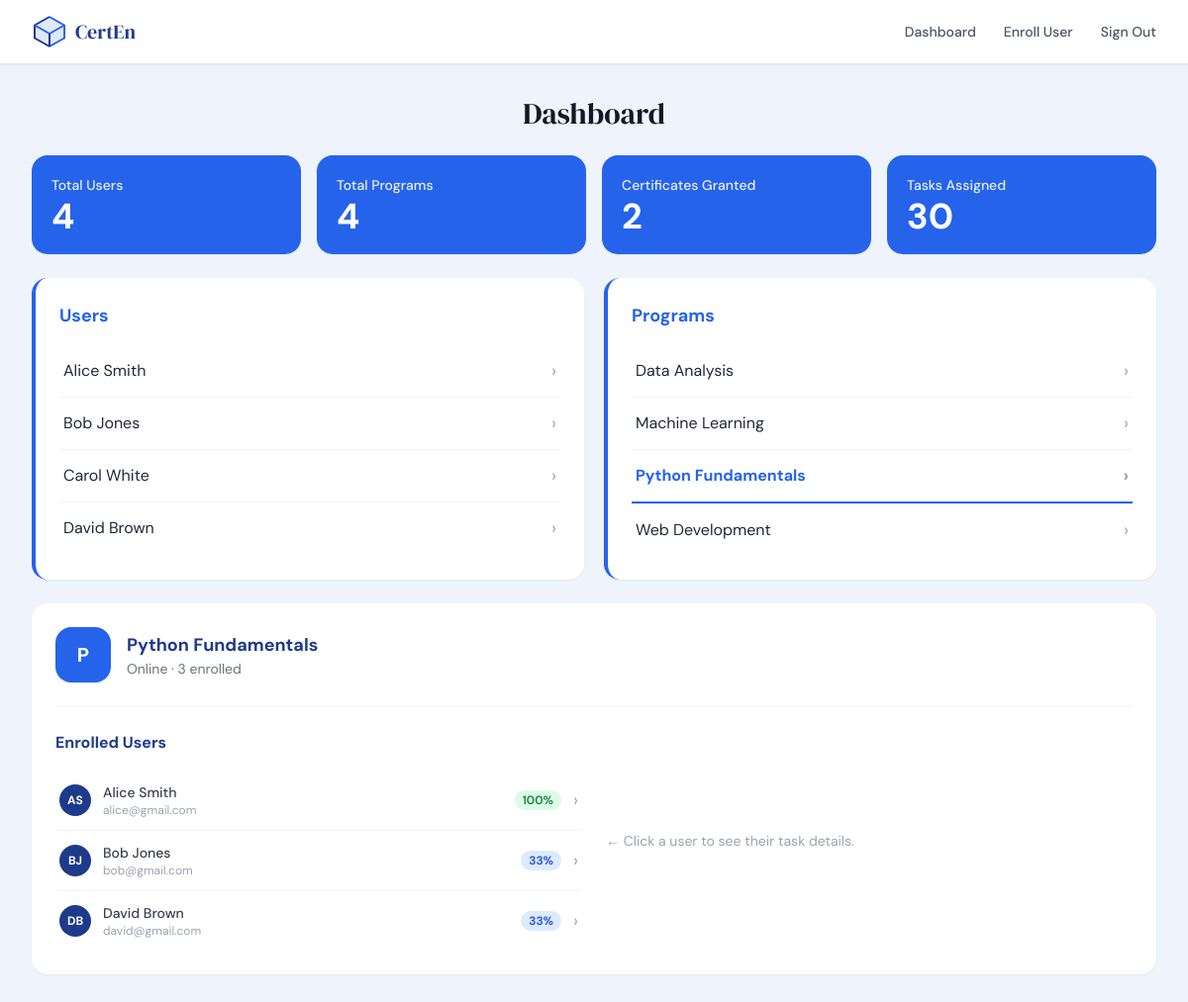
The app's page /admin?program_id=1&view=program with its own data.
### models.py (models this page shows, shortened)
class User(db.Model):
    __tablename__ = "users"
    id         = db.Column(db.Integer, primary_key=True)
    first_name = db.Column(db.String(80),  nullable=False)
    last_name  = db.Column(db.String(80),  nullable=False)
    email      = db.Column(db.String(120), unique=True, nullable=False)
    dob        = db.Column(db.String(20))          # stored as "DD/MM/YYYY"
    is_admin   = db.Column(db.Boolean, default=False)
    created_at = db.Column(db.DateTime, default=lambda: datetime.now(timezone.utc))
    enrollments      = db.relationship("Enrollment",      back_populates="user", cascade="all, delete-orphan")
    task_completions = db.relationship("TaskCompletion",  back_populates="user", cascade="all, delete-orphan")
    certificates     = db.relationship("Certificate",     back_populates="user", cascade="all, delete-orphan")
    @property
    def full_name(self):
        return f"{self.first_name} {self.last_name}"
    @property
    def initials(self):
        return f"{self.first_name[0]}{self.last_name[0]}".upper()

class Program(db.Model):
    __tablename__ = "programs"
    id          = db.Column(db.Integer, primary_key=True)
    name        = db.Column(db.String(120), nullable=False)
    description = db.Column(db.Text)
    mode        = db.Column(db.String(20))   # Online / Offline / Hybrid
    created_at  = db.Column(db.DateTime, default=lambda: datetime.now(timezone.utc))
    enrollments  = db.relationship("Enrollment",  back_populates="program", cascade="all, delete-orphan")
    tasks        = db.relationship("Task",         back_populates="program", cascade="all, delete-orphan",
                                   order_by="Task.serial")
    certificates = db.relationship("Certificate", back_populates="program", cascade="all, delete-orphan")

### app.py (the view, shortened to what this page needs)
@app.route("/admin")
def admin_dashboard():
    selected_user_id    = request.args.get("user_id",    type=int)
    selected_program_id = request.args.get("program_id", type=int)
    view_mode           = request.args.get("view", "user")   # "user" | "program"
    users    = User.query.filter_by(is_admin=False).order_by(User.first_name).all()
    programs = Program.query.order_by(Program.name).all()
    selected_user    = User.query.get(selected_user_id)    if selected_user_id    else None
    selected_program = Program.query.get(selected_program_id) if selected_program_id else None
    stats = {
        "total_users":           User.query.filter_by(is_admin=False).count(),
        "total_programs":        Program.query.count(),
        "certificates_granted":  Certificate.query.filter_by(status="granted").count(),
        "tasks_assigned":        TaskCompletion.query.count(),
    }
    user_enrolled_programs = []
    user_task_rows         = []
    user_program_cert      = None
    program_enrolled_users = []
    program_task_rows      = []
    program_detail_user    = None
    program_detail_cert    = None   # cert for prog_detail_user in this program
    prog_detail_user_id    = request.args.get("prog_user_id", type=int)
    if selected_program and view_mode == "program":
        for enr in selected_program.enrollments:
            program_enrolled_users.append({
                "id":       enr.user.id,
                "name":     enr.user.full_name,
                "initials": enr.user.initials,
                "email":    enr.user.email,
                "progress": enr.progress,
            })
    return render_template(
        "admin_dashboard.html",
        stats=stats,
        users=users,
        programs=programs,
        selected_user=selected_user,
        selected_program=selected_program,
        view_mode=view_mode,
        user_enrolled_programs=user_enrolled_programs,
        user_task_rows=user_task_rows,
        user_program_cert=user_program_cert,
        program_enrolled_users=program_enrolled_users,
        program_task_rows=program_task_rows,
        program_detail_user=program_detail_user,
        program_detail_cert=program_detail_cert,
        prog_detail_user_id=prog_detail_user_id,
    )

### models.py (called while the page is built)
    @property
    def progress(self):
        total = len(self.program.tasks)
        if total == 0:
            return 0
        completed = TaskCompletion.query.filter_by(
            user_id=self.user_id, status="C"
        ).join(Task).filter(Task.program_id == self.program_id).count()
        return round((completed / total) * 100)

### templates/admin_dashboard.html (shortened to what this page needs)
{% extends "base.html" %}
{% block nav_links %}
  <a href="{{ url_for('admin_dashboard') }}"
     class="text-sm font-medium text-gray-600 hover:text-primary hover:underline hover:underline-offset-4 transition-colors">Dashboard</a>
  <a href="{{ url_for('register') }}"
     class="text-sm font-medium text-gray-600 hover:text-primary hover:underline hover:underline-offset-4 transition-colors">Enroll User</a>
  <a href="{{ url_for('signout') }}"
     class="text-sm font-medium text-gray-600 hover:text-primary hover:underline hover:underline-offset-4 transition-colors">Sign Out</a>
{% endblock %}
{% block content %}
<div class="max-w-7xl mx-auto px-4 sm:px-6 lg:px-8 py-8 space-y-6">
  <h2 class="font-serif text-3xl text-center text-gray-900">Dashboard</h2>
  <div class="grid grid-cols-2 lg:grid-cols-4 gap-4">
    {% for label, value in [
        ('Total Users',          stats.total_users),
        ('Total Programs',       stats.total_programs),
        ('Certificates Granted', stats.certificates_granted),
        ('Tasks Assigned',       stats.tasks_assigned),
      ] %}
    <div class="bg-primary text-white rounded-2xl p-5 shadow-sm">
      <p class="text-sm font-medium opacity-90 mb-1">{{ label }}</p>
      <p class="text-4xl font-bold leading-none">{{ value }}</p>
    </div>
    {% endfor %}
  </div>
  <div class="grid grid-cols-1 md:grid-cols-2 gap-5">
    <div class="bg-white rounded-2xl shadow-sm border-l-4 border-primary p-6">
      <h3 class="text-lg font-bold text-primary mb-4">Users</h3>
      <ul class="divide-y divide-gray-100">
        {% for user in users %}
        <li>
          <a href="{{ url_for('admin_dashboard', user_id=user.id, view='user') }}"
             class="flex justify-between items-center py-3 px-1 transition-colors
               {% if selected_user and selected_user.id == user.id and view_mode == 'user' %}
                 text-primary font-bold border-b-2 border-primary
               {% else %}
                 text-gray-800 hover:text-primary
               {% endif %}">
            {{ user.full_name }}
            <span class="text-gray-400 text-lg">›</span>
          </a>
        </li>
        {% endfor %}
      </ul>
    </div>
    <div class="bg-white rounded-2xl shadow-sm border-l-4 border-primary p-6">
      <h3 class="text-lg font-bold text-primary mb-4">Programs</h3>
      <ul class="divide-y divide-gray-100">
        {% for program in programs %}
        <li>
          <a href="{{ url_for('admin_dashboard', program_id=program.id, view='program') }}"
             class="flex justify-between items-center py-3 px-1 transition-colors
               {% if selected_program and selected_program.id == program.id and view_mode == 'program' %}
                 text-primary font-bold border-b-2 border-primary
               {% else %}
                 text-gray-800 hover:text-primary
               {% endif %}">
            {{ program.name }}
            <span class="text-gray-400 text-lg">›</span>
          </a>
        </li>
        {% endfor %}
      </ul>
    </div>
  </div>
  {% if selected_program and view_mode == 'program' %}
  <div class="bg-white rounded-2xl shadow-sm p-6 space-y-6">
    <div class="flex items-center gap-4">
      <div class="w-14 h-14 rounded-2xl bg-primary text-white flex items-center justify-center font-bold text-xl shrink-0">
        {{ selected_program.name[0] }}
      </div>
      <div>
        <h3 class="text-lg font-bold text-navy">{{ selected_program.name }}</h3>
        <p class="text-sm text-gray-500">{{ selected_program.mode }} · {{ program_enrolled_users | length }} enrolled</p>
      </div>
    </div>
    <div class="grid grid-cols-1 md:grid-cols-2 gap-6 border-t border-gray-100 pt-6">
      <div>
        <h4 class="font-bold text-navy mb-4">Enrolled Users</h4>
        {% if program_enrolled_users %}
          <ul class="divide-y divide-gray-100">
            {% for pu in program_enrolled_users %}
            <li>
              <a href="{{ url_for('admin_dashboard', program_id=selected_program.id, view='program', prog_user_id=pu.id) }}"
                 class="flex items-center gap-3 py-3 px-1 transition-colors
                   {% if prog_detail_user_id == pu.id %}text-primary font-bold{% else %}text-gray-700 hover:text-primary{% endif %}">
                <div class="w-8 h-8 rounded-full bg-navy text-white flex items-center justify-center text-xs font-bold shrink-0">
                  {{ pu.initials }}
                </div>
                <div class="flex-1 min-w-0">
                  <p class="text-sm font-medium truncate">{{ pu.name }}</p>
                  <p class="text-xs text-gray-400 truncate">{{ pu.email }}</p>
                </div>
                <span class="text-xs font-semibold px-2 py-0.5 rounded-full
                  {% if pu.progress == 100 %}bg-green-100 text-green-700
                  {% elif pu.progress > 0 %}bg-blue-100 text-blue-700
                  {% else %}bg-gray-100 text-gray-500{% endif %}">
                  {{ pu.progress }}%
                </span>
                <span class="text-gray-400 text-lg">›</span>
              </a>
            </li>
            {% endfor %}
          </ul>
        {% else %}
          <p class="text-sm text-gray-400">No users enrolled in this program yet.</p>
        {% endif %}
      </div>
      {% if program_detail_user %}
      <div>
        <h4 class="font-bold text-navy mb-1">
          {{ program_detail_user.full_name }}'s Tasks — {{ selected_program.name }}
        </h4>
        <div class="overflow-x-auto">
          <table class="w-full text-sm">
            <thead>
              <tr class="border-b border-gray-200">
                <th class="text-left py-2 px-2 font-bold text-gray-800">Serial</th>
                <th class="text-left py-2 px-2 font-bold text-gray-800">Task Name</th>
                <th class="text-left py-2 px-2 font-bold text-gray-800">Due Date</th>
                <th class="text-left py-2 px-2 font-bold text-gray-800">Status</th>
              </tr>
            </thead>
            <tbody>
              {% for row in program_task_rows %}
              <tr class="border-b border-gray-50">
                <td class="py-3 px-2 text-gray-600">{{ row.serial }}</td>
                <td class="py-3 px-2 text-gray-600">{{ row.name }}</td>
                <td class="py-3 px-2 text-gray-600">{{ row.due_date }}</td>
                <td class="py-3 px-2 status-{{ row.status | lower }}">{{ row.status }}</td>
              </tr>
              {% endfor %}
            </tbody>
          </table>
        </div>
        <div class="flex justify-end mt-4">
          {% if program_detail_cert and program_detail_cert.status == 'granted' %}
            <a href="{{ url_for('view_certificate', user_id=program_detail_user.id, program_id=selected_program.id) }}"
               target="_blank"
               class="inline-flex items-center gap-2 bg-green-500 text-white font-semibold
                      rounded-full px-6 py-2 text-sm hover:bg-green-600 transition-colors">
              <svg class="w-4 h-4" fill="none" stroke="currentColor" viewBox="0 0 24 24">
                <path stroke-linecap="round" stroke-linejoin="round" stroke-width="2"
                      d="M9 12l2 2 4-4M7 21h10a2 2 0 002-2V5a2 2 0 00-2-2H7a2 2 0 00-2 2v14a2 2 0 002 2z"/>
              </svg>
              View Certificate
            </a>
          {% else %}
            <form action="{{ url_for('grant_certificate') }}" method="POST">
              <input type="hidden" name="user_id"    value="{{ program_detail_user.id }}" />
              <input type="hidden" name="program_id" value="{{ selected_program.id }}" />
              <input type="hidden" name="view"       value="program" />
              <button type="submit"
                      class="bg-gray-300 text-gray-600 font-semibold rounded-full px-6 py-2 text-sm
                             hover:bg-primary hover:text-white transition-colors">
                Grant Certificate
              </button>
            </form>
          {% endif %}
        </div>
      </div>
      {% else %}
        <p class="text-sm text-gray-400 self-center">← Click a user to see their task details.</p>
      {% endif %}
    </div>
  </div>
  {% endif %}
</div>
{% endblock %}

### templates/base.html (style rules this page uses)
body { font-family: 'DM Sans', sans-serif; }

### records on screen
User: full_name "Alice Smith", initials "AS", name "Alice Smith", email "alice@gmail.com", progress "100"
User: full_name "Bob Jones", initials "BJ", name "Bob Jones", email "bob@gmail.com", progress "33"
User: full_name "Carol White"
User: full_name "David Brown", initials "DB", name "David Brown", email "david@gmail.com", progress "33"
Program: name "Data Analysis"
Program: name "Machine Learning"
Program: name "Python Fundamentals", name "P", mode "Online"
Program: name "Web Development"

### other values on screen
{{ label }} "Total Users" "Total Programs" "Certificates Granted" "Tasks Assigned"
{{ value }} "4" "4" "2" "30"
{{ program_enrolled_users | length }} "3"
